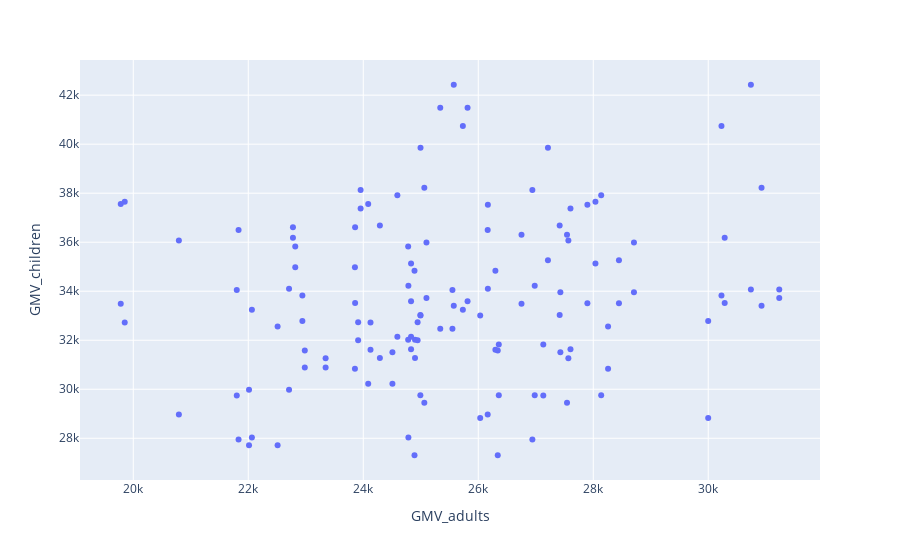

Notebook code for this chart:
### Markdown cell above
### 2.2. Plotting my data and adjusting with each step

### Code cell
#creating a simple scatterplot
fig = px.scatter(df, x="GMV_adults", y="GMV_children")
fig.show()

### Figure 1 — Plotly figure (JSON) as saved in the notebook; plotly's stock layout.template omitted (floating-point values rounded to 4 significant figures; data arrays with more than 128 entries replaced by an {"elided": "..."} marker saying what was removed)
{"data": [{"hovertemplate": "GMV_adults=%{x}<br>GMV_children=%{y}<extra></extra>", "legendgroup": "", "marker": {"color": "#636efa", "symbol": "circle"}, "mode": "markers", "name": "", "orientation": "v", "showlegend": false, "type": "scatter", "x": {"elided": "134 int values"}, "xaxis": "x", "y": {"elided": "134 int values"}, "yaxis": "y"}], "layout": {"legend": {"tracegroupgap": 0}, "margin": {"t": 60}, "xaxis": {"anchor": "y", "domain": [0, 1], "title": {"text": "GMV_adults"}}, "yaxis": {"anchor": "x", "domain": [0, 1], "title": {"text": "GMV_children"}}}}
